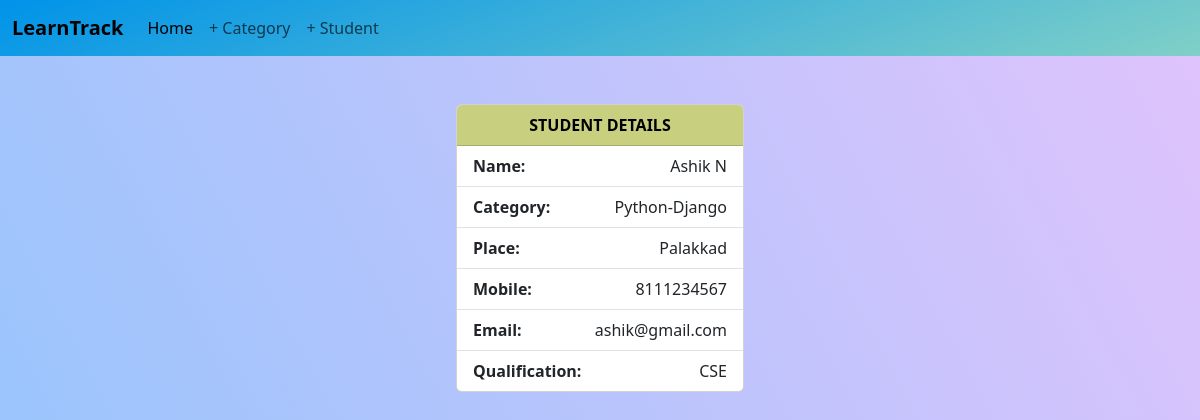
The page /student/2/ on the database its author committed.
### StudentHub/models.py (models this page shows, shortened)
class Student(models.Model):
    student_name = models.CharField(max_length=200)
    category_name = models.ForeignKey(Category, on_delete=models.CASCADE, related_name="category")
    place = models.CharField(max_length=200)
    mobile_number = models.CharField(max_length=200)
    email = models.CharField(max_length=200)
    qualification = models.CharField(max_length=200)
    created_date = models.DateTimeField(auto_now_add=True)
    updated_date = models.DateTimeField(auto_now=True)
    is_active = models.BooleanField(default=True)

class Category(models.Model):
    category_name = models.CharField(max_length=200, unique=True)
    created_date = models.DateTimeField(auto_now_add=True)
    updated_date = models.DateTimeField(auto_now=True)
    is_active = models.BooleanField(default=True)
    def __str__(self):
        return self.category_name

### StudentHub/views.py (the view)
# urls.py: path("student/<int:pk>/", views.StudentDetailView.as_view(), name="student-detail"),
class StudentDetailView(View):
    def get(self,request,*args,**kwargs):
        id=kwargs.get('pk')
        qs=Student.objects.get(id=id)
        return render(request,'student_detail.html',{'data':qs})

### StudentHub/templates/student_detail.html (shortened to what this page needs)
<!DOCTYPE html>
<html lang="en">
<head>
  <link href="https://cdn.jsdelivr.net/npm/bootstrap@5.3.3/dist/css/bootstrap.min.css" rel="stylesheet"
>
</head>
<body>
  <nav class="navbar navbar-expand-lg bg-body-tertiary">
    <div class="container-fluid">
      <a class="navbar-brand fw-bolder" href="#">LearnTrack</a>
      <div class="collapse navbar-collapse" id="navbarSupportedContent">
        <ul class="navbar-nav me-auto mb-2 mb-lg-0">
          <li class="nav-item">
            <a class="nav-link active" aria-current="page" href="{% url 'home' %}">Home</a>
          </li>
          <li class="nav-item">
            <a class="nav-link" href="{% url 'category-add' %}">+ Category</a>
          </li>
          <li class="nav-item">
            <a class="nav-link" href="{% url 'student-add' %}">+ Student</a>
          </li>
        </ul>
      </div>
    </div>
  </nav>
  <center>
    <div class="card mt-5" style="width: 18rem;">
      <div class="card-header fw-bolder">
        STUDENT DETAILS
      </div>
      <ul class="list-group list-group-flush">
        <li class="list-group-item"><span><b>Name:</b></span> <span>{{data.student_name}}</span></li>
        <li class="list-group-item"><span><b>Category:</b></span> <span>{{data.category_name}}</span></li>
        <li class="list-group-item"><span><b>Place:</b></span> <span>{{data.place}}</span></li>
        <li class="list-group-item"><span><b>Mobile:</b></span> <span>{{data.mobile_number}}</span></li>
        <li class="list-group-item"><span><b>Email:</b></span> <span>{{data.email}}</span></li>
        <li class="list-group-item"><span><b>Qualification:</b></span> <span>{{data.qualification}}</span></li>
      </ul>
    </div>
  </center>
</body>
</html>

### StudentHub/templates/student_detail.html (style rules this page uses)
body { background-color: #8EC5FC; background-image: linear-gradient(62deg, #8EC5FC 0%, #E0C3FC 100%); background-repeat: no-repeat; background-size: 100% 900px; }
.navbar { background-color: #0093E9; background-image: linear-gradient(160deg, #0093E9 0%, #80D0C7 100%); }
.card-header { background-color: #c8d080; color: #000000; }
.list-group-item { display: flex; justify-content: space-between; }

### rows shown on the page
Student: student_name "Ashik N", category_name "Python-Django", place "Palakkad", mobile_number "8111234567", email "ashik@gmail.com", qualification "CSE"
